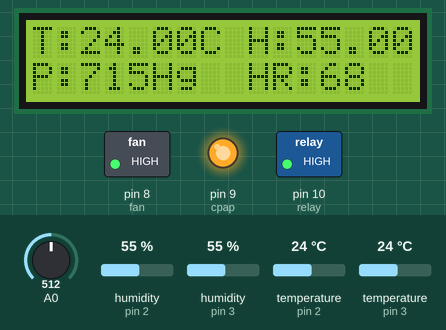
Recording of a sketch running on a simulated Arduino Uno, built with avr-gcc and run on an emulated ATmega328P. On the bench: 16×2 character LCD, switched loads named in the sketch (green lamp = pin HIGH), output pins drawn as LEDs (lit = HIGH). The test bench sets the inputs (shaded band); at power-on: A0 = 512, humidity (sensors on pin 3, pin 2) 55 %, temperature (sensors on pin 2, pin 3) 24 °C. What the sketch prints to the serial monitor is not drawn.

Above: at 1.2 s.
1.3 s: A0 set to 334
At 2.2 s:
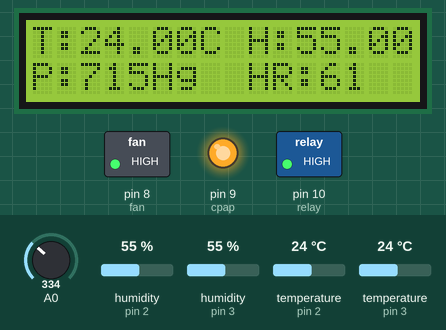
3.6 s: A0 set to 311
At 5.5 s:
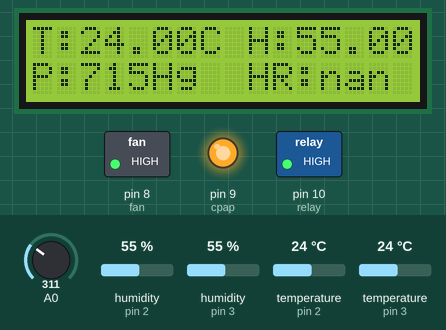
6.7 s: A0 set to 716
At 7.5 s:
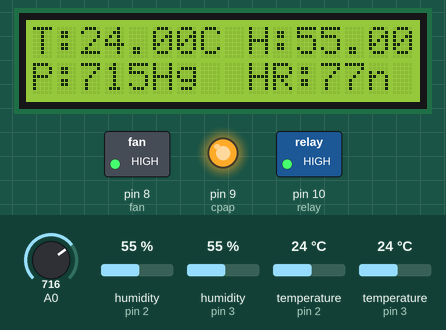
9.0 s: humidity (sensor on pin 3) set to 75 %
At 10.6 s:
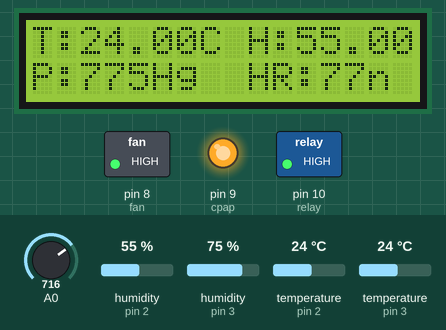
11.8 s: humidity (sensor on pin 3) set to 78 %
At 13.5 s:
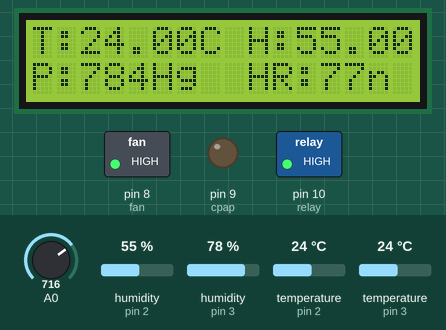
14.1 s: temperature (sensor on pin 2) set to 22 °C
At 16.3 s:
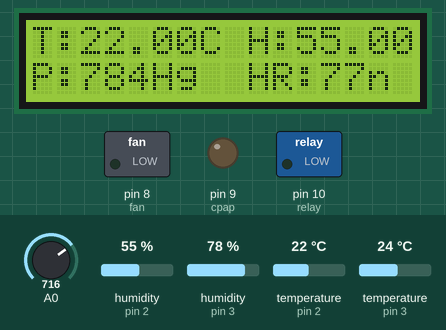
Timing chart, 0 to 17.8 s (numbered marks = the images above; inputs shaded):
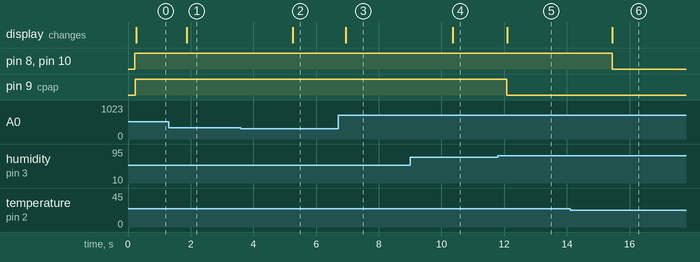

Measured:
- the behaviour switches between 325 and 324 on A0 (found by bisection; images 1 and 2)
- the behaviour switches between 76 and 77 % on humidity (sensor on pin 3) (found by bisection; images 4 and 5)
- the behaviour switches between 24 and 23 °C on temperature (sensor on pin 2) (found by bisection; images 5 and 6)
- after the input at 1.3 s, the display: changes after 0.57 s (image 1)
- after the input at 3.6 s, the display: changes after 1.7 s (image 2)
- after the input at 6.7 s, the display: changes after 0.24 s (image 3)
- after the input at 9.0 s, the display: changes after 1.4 s (image 4)
- after the input at 11.8 s, pin 9 (cpap): HIGH → LOW after 0.28 s; the display: changes after 0.30 s (image 5)
- after the input at 14.1 s, pin 8 (fan), pin 10 (relay): HIGH → LOW after 1.3 s; the display: changes after 1.3 s (image 6)

The sketch:

Main_code.ino
```cpp
#include <dht.h>        // Include library
#define outPin 2       // Defines pin number to which the sensor is connected
#define bmppin 3
#include<LiquidCrystal_I2C.h>
#include<SoftwareSerial.h>
dht DHT;
dht BMP;                // Creates a DHT object

SoftwareSerial B(6,7);

LiquidCrystal_I2C lcd(0x27,16,2);

void setup() {
  Serial.begin(9600);
  B.begin(9600);
  lcd.init();
  lcd.backlight();
  lcd.clear();

  pinMode(10,OUTPUT);   //relay
  pinMode(8,OUTPUT);   //fan
  pinMode(9,OUTPUT);    //cpap
  pinMode(A0,INPUT);
}

void loop() {
  int readData = DHT.read11(outPin);
  int readData1 = BMP.read11(bmppin);

  float t = DHT.temperature;        // Read temperature
  float h = DHT.humidity;           // Read humidity
  B.print("Temperature:");
  B.println(t);
  B.print("Humidity:");
  B.println(h);
  float h1 = BMP.humidity;           // Read humidity

  int pressure=map(h1,50,100,700,850);
  B.print("Breath Pressure:");
  B.println(pressure);

  int ana=analogRead(A0);
  int hr=map(ana,300,1023,60,90);


  if(hr>60 && hr<90){
    lcd.setCursor(9,1);
    lcd.print("HR:");
    lcd.print(hr);
    B.print("HR:");
    B.println(hr);
  }
  else{
      lcd.setCursor(9,1);
      lcd.print("HR:");
      lcd.println("nan");
  }

  lcd.setCursor(0,0);
  lcd.print("T:");
  lcd.print(t);
  lcd.print("C");
  lcd.print(" H:");
  lcd.print(h);
  lcd.print("%");

  lcd.setCursor(0,1);
  lcd.print("P:");
  lcd.print(pressure);
  lcd.print("Hg");


  if(t<24){
    digitalWrite(10,LOW);
    digitalWrite(8,LOW);
    B.print("Air Controller:");
    B.println("Heater On");

  }
  else{
    digitalWrite(10,HIGH);
    digitalWrite(8,HIGH);
      B.print("Air Controller:");
      B.println("Cooler On");
  }

  if(pressure<780){     //pressure
    digitalWrite(9,HIGH);
      B.print("Cpap Status:");
      B.println("On");
  }else{
    digitalWrite(9,LOW);
      B.print("Cpap Status:");
      B.println("OFF");
  }


    Serial.print("Temperature = ");
    Serial.print(t);
    Serial.print("°C ");
    Serial.print("Humidity = ");
    Serial.print(h1);
    Serial.print("% ");
    Serial.print("Pressure:");
    Serial.println(pressure);
  delay(1500);
  B.print("\n \n");

}
```
